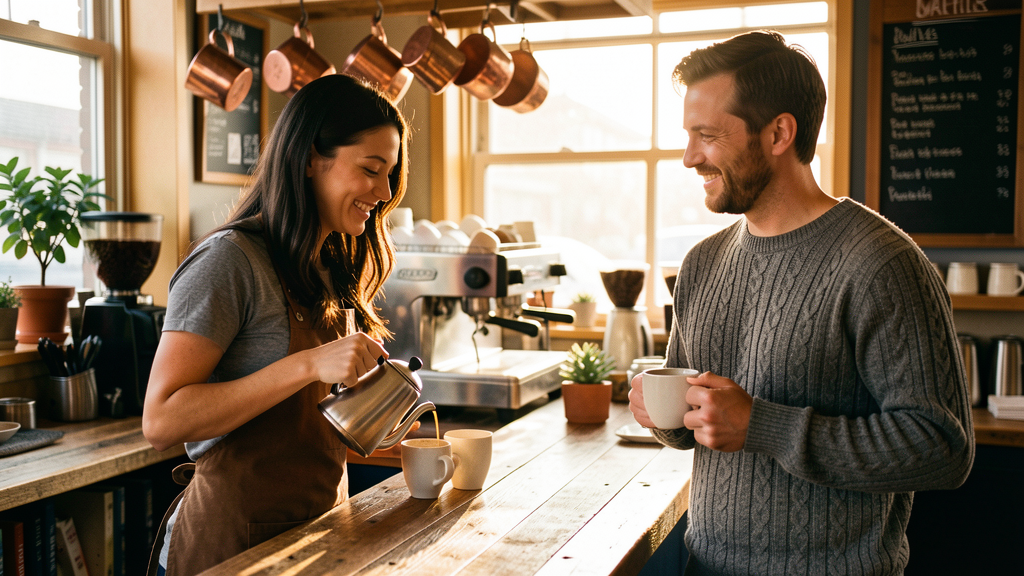
#> input picture cover/clean-base.png, 1024 x 576 px, found by its file name
$ python build_cover.py
#> lines starting #> are read from the running program, lines starting #| are printed output that depends on the picture
#!/usr/bin/env python3
"""Generate clean English book cover from coffee shop photo."""
from PIL import Image, ImageDraw, ImageFont
from pathlib import Path

src = '/home/ubuntu/.openclaw-author/coffee-rings-and-bad-decisions/cover/clean-base.png'
out = '/home/ubuntu/.openclaw-author/coffee-rings-and-bad-decisions/cover/authors/alex-rogers-cover-kdp.png'

img = Image.open(src).convert('RGB')
#> img is the input picture: PIL image 1024x576 RGB; mean R, G, B 124.8, 106.6, 87
src_w, src_h = img.size
#> src_w = 1024; src_h = 576
target_w, target_h = 2560, 1600
target_ratio = target_w / target_h
src_ratio = src_w / src_h
#> src_ratio = 1.78

if src_ratio > target_ratio:
    # source wider than target — fit height, crop width
    new_h = target_h
    new_w = int(src_w * (target_h / src_h))
#> new_w = 2844
else:
    # source taller than target — fit width, crop height
    new_w = target_w
    new_h = int(src_h * (target_w / src_w))

img = img.resize((new_w, new_h), Image.LANCZOS)
#> img: PIL image 2844x1600 RGB

# center crop
left = (new_w - target_w) // 2
#> left = 142
top = (new_h - target_h) // 2
img = img.crop((left, top, left + target_w, top + target_h))
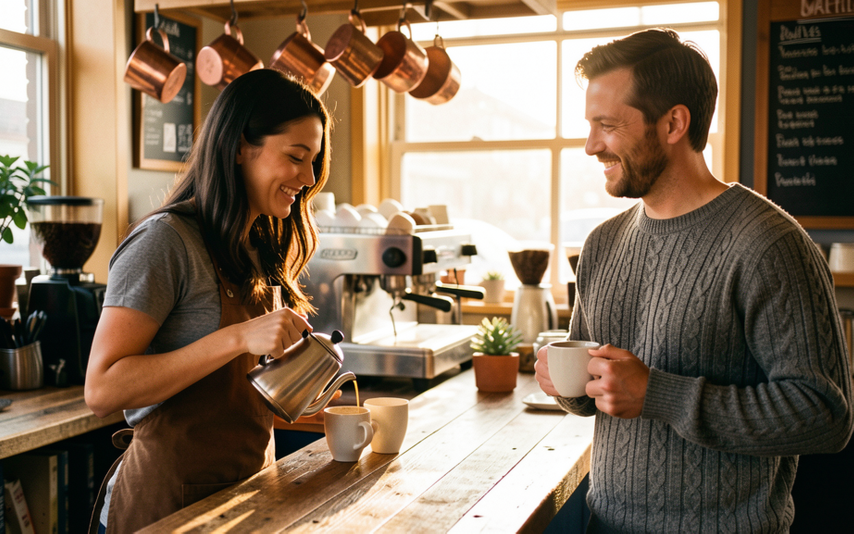
#> img: PIL image 2560x1600 RGB (shown at 1/3 size); mean R, G, B 129.1, 109.4, 89.1

draw = ImageDraw.Draw(img, 'RGBA')

# LAYOUT: 2560x1600
band_h = 100
for y in range(band_h):
    alpha = int(220 * (1 - y / band_h))
    draw.line([(0, y), (2560, y)], fill=(0, 0, 0, alpha))

for y in range(1600 - 110, 1600):
    alpha = int(255 * ((y - (1600 - 110)) / 110))
    draw.line([(0, y), (2560, y)], fill=(0, 0, 0, alpha))

FONT_DIR = '/usr/share/fonts/truetype/liberation'
BOLD = Path(FONT_DIR) / 'LiberationSerif-Bold.ttf'
REG  = Path(FONT_DIR) / 'LiberationSerif-Regular.ttf'
ITAL = Path(FONT_DIR) / 'LiberationSerif-Italic.ttf'

def fpath(p, size):
    return ImageFont.truetype(str(p), size) if p.exists() else ImageFont.load_default()

title_font  = fpath(BOLD, 130)
small_font  = fpath(ITAL, 46)
author_font = fpath(REG,  56)

CX = 1280
draw.text((CX, 72),  'COFFEE',            font=title_font,  fill=(245, 240, 232), anchor='mm')
draw.text((CX, 122), 'RINGS',             font=title_font,  fill=(245, 240, 232), anchor='mm')
draw.text((CX, 182), 'and Bad Decisions', font=small_font,  fill=(201, 134,  42), anchor='mm')
draw.text((CX, 1535), 'Alex Rogers',      font=author_font, fill=(245, 240, 232), anchor='mm')

img.save(out, 'PNG')
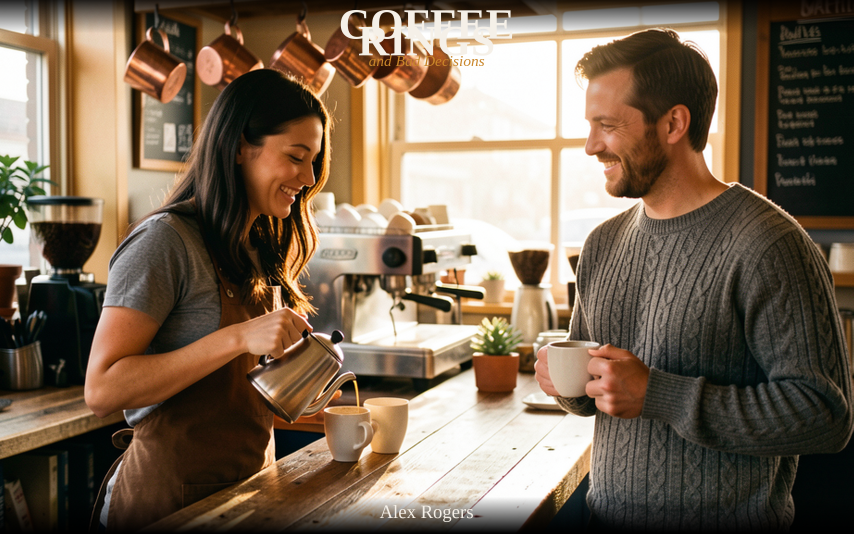
#> saved as alex-rogers-cover-kdp.png: PIL image 2560x1600 RGB (shown at 1/3 size); mean R, G, B 121.8, 103.5, 84.6
print('Cover saved:', out, 'size:', img.size)
#| Cover saved: /home/ubuntu/.openclaw-author/coffee-rings-and-bad-decisions/cover/authors/alex-rogers-cover-kdp.png size: (2560, 1600)
